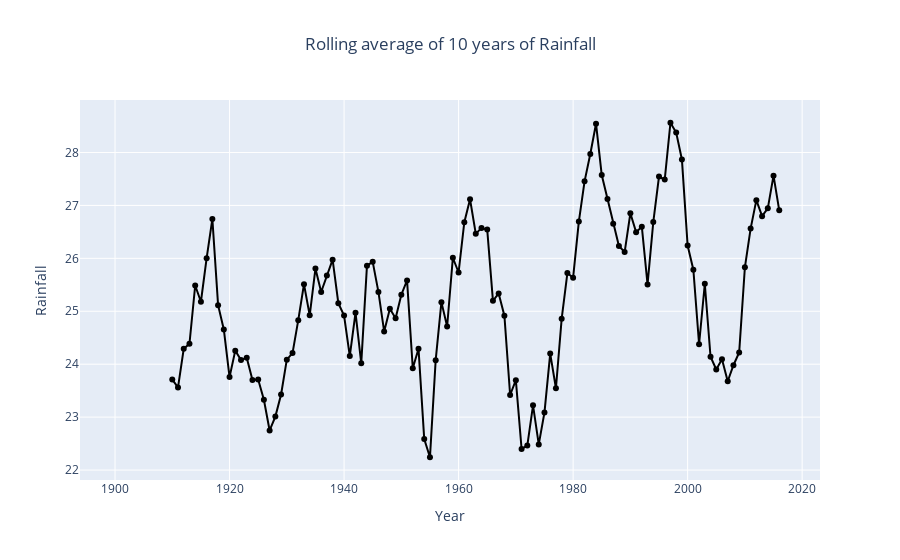

Notebook cell for this chart:
### Markdown cell above
To analysis the progression level of rainfall, I took the rolling average of 10 years.

### Code cell
ax=df.groupby('Year').mean()['Rainfall'].rolling(10).mean()
fig = px.line(ax, x=ax.index, y='Rainfall', title='Rolling average of 10 years of Rainfall')
fig.update_traces(mode='lines+markers',line=dict(color='Black'))
fig.update(layout=dict(title=dict(x=0.5)))
fig.show()

### Figure 1 — Plotly figure (JSON) as saved in the notebook; plotly's stock layout.template omitted (floating-point values rounded to 4 significant figures)
{"data": [{"hovertemplate": "Year=%{x}<br>Rainfall=%{y}<extra></extra>", "legendgroup": "", "line": {"color": "Black", "dash": "solid"}, "mode": "lines+markers", "name": "", "orientation": "v", "showlegend": false, "type": "scatter", "x": [1901, 1902, 1903, 1904, 1905, 1906, 1907, 1908, 1909, 1910, 1911, 1912, 1913, 1914, 1915, 1916, 1917, 1918, 1919, 1920, 1921, 1922, 1923, 1924, 1925, 1926, 1927, 1928, 1929, 1930, 1931, 1932, 1933, 1934, 1935, 1936, 1937, 1938, 1939, 1940, 1941, 1942, 1943, 1944, 1945, 1946, 1947, 1948, 1949, 1950, 1951, 1952, 1953, 1954, 1955, 1956, 1957, 1958, 1959, 1960, 1961, 1962, 1963, 1964, 1965, 1966, 1967, 1968, 1969, 1970, 1971, 1972, 1973, 1974, 1975, 1976, 1977, 1978, 1979, 1980, 1981, 1982, 1983, 1984, 1985, 1986, 1987, 1988, 1989, 1990, 1991, 1992, 1993, 1994, 1995, 1996, 1997, 1998, 1999, 2000, 2001, 2002, 2003, 2004, 2005, 2006, 2007, 2008, 2009, 2010, 2011, 2012, 2013, 2014, 2015, 2016], "xaxis": "x", "y": [null, null, null, null, null, null, null, null, null, 23.71, 23.56, 24.29, 24.39, 25.49, 25.18, 26.0, 26.74, 25.12, 24.66, 23.76, 24.26, 24.08, 24.12, 23.7, 23.71, 23.33, 22.75, 23.01, 23.43, 24.09, 24.21, 24.83, 25.51, 24.92, 25.81, 25.36, 25.68, 25.97, 25.15, 24.92, 24.15, 24.97, 24.02, 25.86, 25.93, 25.37, 24.62, 25.05, 24.87, 25.31, 25.58, 23.92, 24.29, 22.59, 22.24, 24.08, 25.17, 24.71, 26.01, 25.73, 26.68, 27.12, 26.47, 26.57, 26.54, 25.2, 25.34, 24.91, 23.42, 23.7, 22.4, 22.46, 23.22, 22.48, 23.09, 24.2, 23.54, 24.86, 25.72, 25.63, 26.69, 27.45, 27.97, 28.54, 27.57, 27.12, 26.65, 26.23, 26.12, 26.85, 26.49, 26.6, 25.51, 26.68, 27.54, 27.49, 28.56, 28.38, 27.87, 26.24, 25.79, 24.38, 25.52, 24.14, 23.9, 24.09, 23.68, 23.98, 24.22, 25.83, 26.56, 27.1, 26.8, 26.95, 27.56, 26.91], "yaxis": "y"}], "layout": {"legend": {"tracegroupgap": 0}, "title": {"text": "Rolling average of 10 years of Rainfall", "x": 0.5}, "xaxis": {"anchor": "y", "domain": [0, 1], "title": {"text": "Year"}}, "yaxis": {"anchor": "x", "domain": [0, 1], "title": {"text": "Rainfall"}}}}
